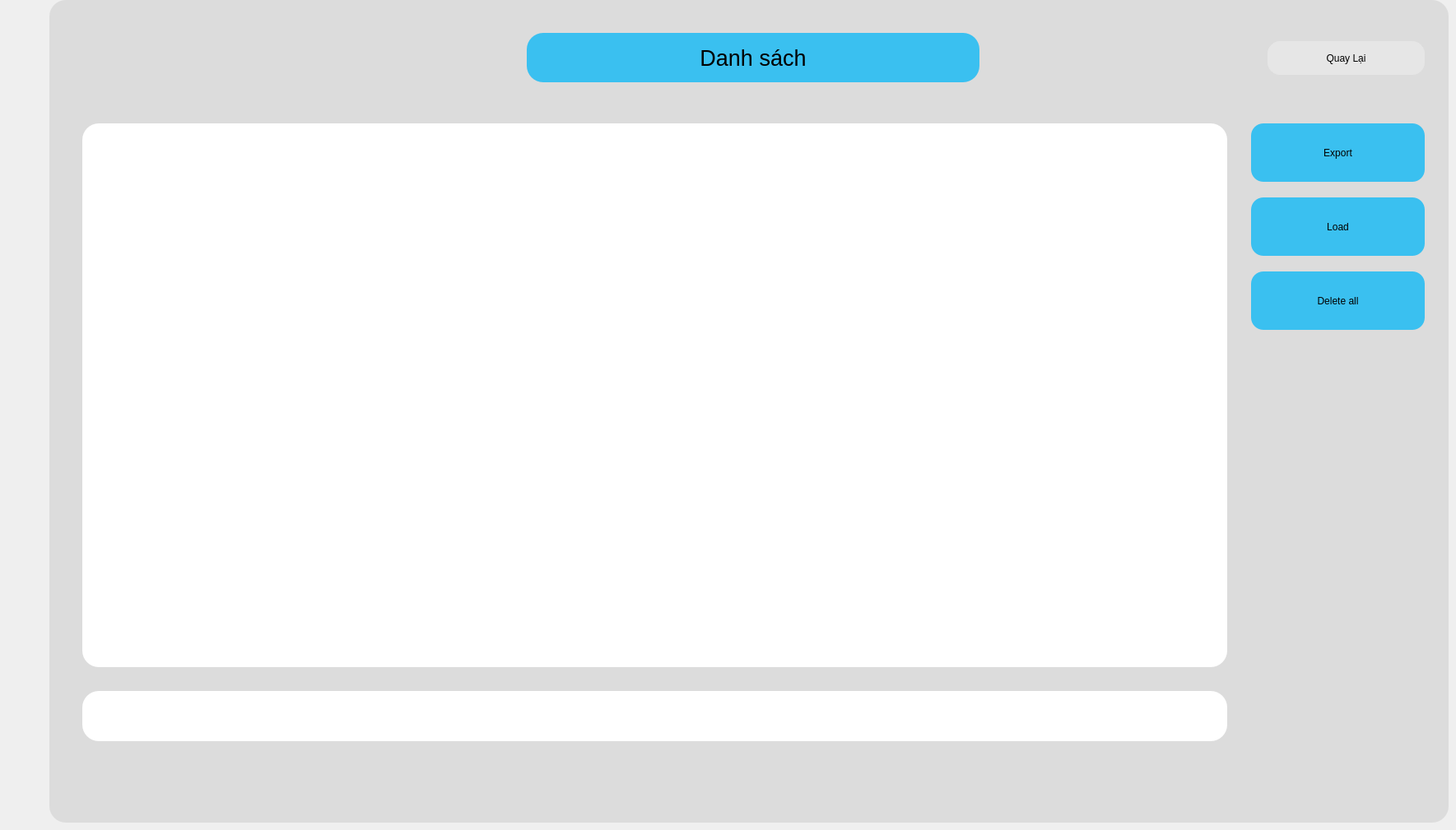
    <widget class="QWidget" name="page_danhsach">
     <widget class="QFrame" name="frame_12">
      <property name="geometry">
       <rect>
        <x>60</x>
        <y>0</y>
        <width>1700</width>
        <height>1000</height>
       </rect>
      </property>
      <property name="styleSheet">
       <string notr="true">background-color: rgb(220, 220, 220);
  border-radius: 20px;</string>
      </property>
      <property name="frameShape">
       <enum>QFrame::StyledPanel</enum>
      </property>
      <property name="frameShadow">
       <enum>QFrame::Raised</enum>
      </property>
      <widget class="QLabel" name="label_caidat_cam_3">
       <property name="geometry">
        <rect>
         <x>580</x>
         <y>40</y>
         <width>550</width>
         <height>60</height>
        </rect>
       </property>
       <property name="maximumSize">
        <size>
         <width>800</width>
         <height>200</height>
        </size>
       </property>
       <property name="sizeIncrement">
        <size>
         <width>800</width>
         <height>200</height>
        </size>
       </property>
       <property name="font">
        <font>
         <pointsize>20</pointsize>
         <weight>50</weight>
         <bold>false</bold>
        </font>
       </property>
       <property name="styleSheet">
        <string notr="true">
background-color: rgb(58,192,240);
border-radius: 20px;
</string>
       </property>
       <property name="text">
        <string>Danh sách</string>
       </property>
       <property name="alignment">
        <set>Qt::AlignCenter</set>
       </property>
      </widget>
      <widget class="QPushButton" name="bt_back_setup_5">
       <property name="geometry">
        <rect>
         <x>1480</x>
         <y>50</y>
         <width>191</width>
         <height>41</height>
        </rect>
       </property>
       <property name="styleSheet">
        <string notr="true">QPushButton#bt_back_setup_5{
     border-radius: 15px;
	font: 75 23pt &quot;MS Shell Dlg 2&quot;;
	border: 1px solid rgb(230, 230, 230);
background-color: rgb(230, 230, 230);

}
QPushButton#bt_back_setup_5:pressed{
background-color: qlineargradient(spread:pad, x1:0, y1:0, x2:1, y2:0, stop:0 rgba(58, 192, 255, 219), stop:1 rgba(58, 192, 255, 226));

}
QPushButton#bt_back_setup_5:pressed{
padding-left :2px;
padding-top :2px;

	background-color: rgb(58, 192, 255);
}

</string>
       </property>
       <property name="text">
        <string>Quay Lại</string>
       </property>
       <property name="icon">
        <iconset>
         <normaloff>../../../.designer/images/quaylai_xoafont.png</normaloff>../../../.designer/images/quaylai_xoafont.png</iconset>
       </property>
       <property name="iconSize">
        <size>
         <width>60</width>
         <height>60</height>
        </size>
       </property>
      </widget>
      <widget class="QPushButton" name="btn_export">
       <property name="geometry">
        <rect>
         <x>1460</x>
         <y>150</y>
         <width>211</width>
         <height>71</height>
        </rect>
       </property>
       <property name="styleSheet">
        <string notr="true">QPushButton#btn_export{
 
	border-radius: 15px;
	background-color: rgb(58,192,240);
	font: 75 17pt &quot;MS Shell Dlg 2&quot;;
	
}

QPushButton#btn_export:pressed{
padding-left :3px;
padding-top :3px;
border-radius: 15px;
font: 75 17pt &quot;MS Shell Dlg 2&quot;;

	background-color: rgb(0, 255, 0);
}
</string>
       </property>
       <property name="text">
        <string>Export</string>
       </property>
      </widget>
      <widget class="QPushButton" name="btn_load_ds">
       <property name="geometry">
        <rect>
         <x>1460</x>
         <y>240</y>
         <width>211</width>
         <height>71</height>
        </rect>
       </property>
       <property name="styleSheet">
        <string notr="true">QPushButton#btn_load_ds{
 
	border-radius: 15px;
	background-color: rgb(58,192,240);
	font: 75 17pt &quot;MS Shell Dlg 2&quot;;
	
}

QPushButton#btn_load_ds:pressed{
padding-left :3px;
padding-top :3px;
border-radius: 15px;
font: 75 17pt &quot;MS Shell Dlg 2&quot;;

	background-color: rgb(0, 255, 0);
}
</string>
       </property>
       <property name="text">
        <string>Load</string>
       </property>
      </widget>
      <widget class="QPlainTextEdit" name="terminal_3">
       <property name="geometry">
        <rect>
         <x>40</x>
         <y>840</y>
         <width>1391</width>
         <height>61</height>
        </rect>
       </property>
       <property name="font">
        <font>
         <pointsize>20</pointsize>
        </font>
       </property>
       <property name="styleSheet">
        <string notr="true">background: white;
boder-radius:15p;</string>
       </property>
      </widget>
      <widget class="QTableWidget" name="tableWidget_2">
       <property name="geometry">
        <rect>
         <x>40</x>
         <y>150</y>
         <width>1391</width>
         <height>661</height>
        </rect>
       </property>
       <property name="styleSheet">
        <string notr="true">background: white</string>
       </property>
      </widget>
      <widget class="QPushButton" name="btn_detele_all_ds">
       <property name="geometry">
        <rect>
         <x>1460</x>
         <y>330</y>
         <width>211</width>
         <height>71</height>
        </rect>
       </property>
       <property name="styleSheet">
        <string notr="true">QPushButton#btn_detele_all_ds{
 
	border-radius: 15px;
	background-color: rgb(58,192,240);
	font: 75 17pt &quot;MS Shell Dlg 2&quot;;
	
}

QPushButton#btn_detele_all_ds:pressed{
padding-left :3px;
padding-top :3px;
border-radius: 15px;
font: 75 17pt &quot;MS Shell Dlg 2&quot;;

	background-color: rgb(0, 255, 0);
}
</string>
       </property>
       <property name="text">
        <string>Delete all</string>
       </property>
      </widget>
     </widget>
    </widget>
